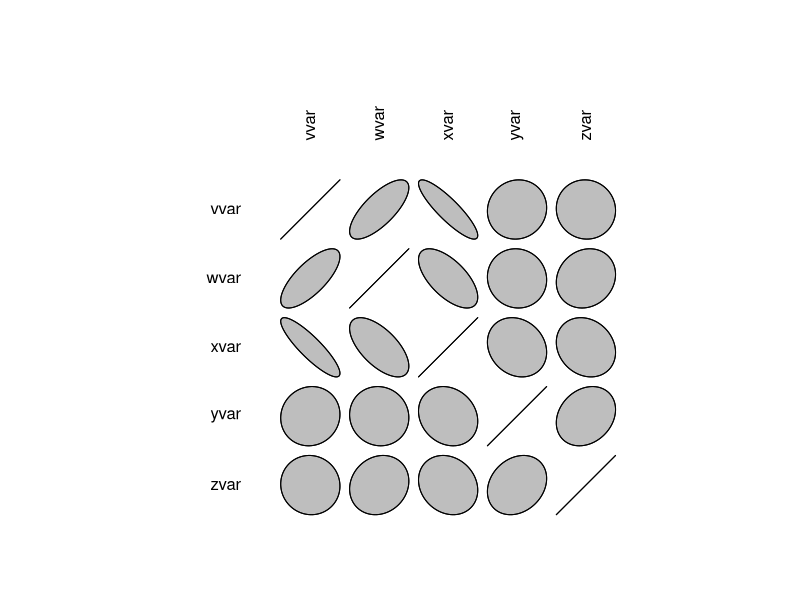
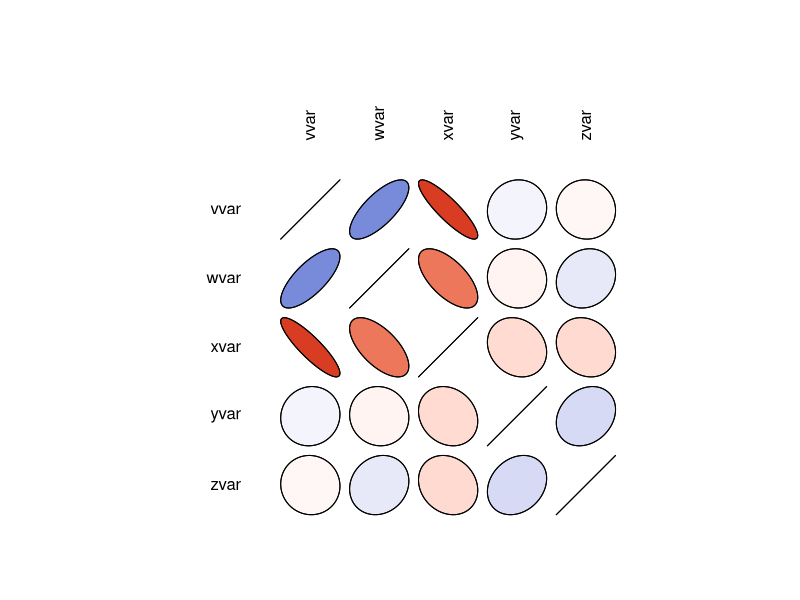

Generate these figures, in order, with R: (Note: this script raises an error after producing the figures.)
#functions we will use
#cor
#plotcorr
#corrplot

#产出数据
set.seed(1026)
vvar <- 1:20 + rnorm(20,sd=3)
wvar <- 1:20 + rnorm(20,sd=5)
xvar <- 20:1 + rnorm(20,sd=3)
yvar <- (1:20)/2 + rnorm(20, sd=10)
zvar <- rnorm(20, sd=6)
data <- data.frame(vvar,wvar,xvar,yvar,zvar)


library(ellipse)
#table
ctab <- cor(data)

#graphing, but grey-white
plotcorr(ctab)

#graphing, and data-value <-> color
round(ctab,2)
#vvar  wvar  xvar  yvar  zvar
#vvar  1.00  0.74 -0.88  0.06 -0.03
#wvar  0.74  1.00 -0.64 -0.05  0.13
#xvar -0.88 -0.64  1.00 -0.17 -0.17
#yvar  0.06 -0.05 -0.17  1.00  0.22
#zvar -0.03  0.13 -0.17  0.22  1.00

#red->blue gradient
colorfun <- colorRamp(c("#CC0000","white","#3366CC"), space="Lab")
#value: (0,1); color:(red,blue)
plotcorr(ctab, col=rgb(colorfun((ctab+1)/2), maxColorValue=255))

#corrplot
par (ask=FALSE)
for (i in c("circle", "square", "ellipse", "number", "shade", "color", "pie")){
  corrplot(ctab,method=i,title=paste("method:",i,sep=""))
  Sys.sleep(2)
}

cor.mtest <- function(mat, conf.level = 0.95){
  mat <- as.matrix(mat)
  n <- ncol(mat)
  p.mat <- lowCI.mat <- uppCI.mat <- matrix(NA, n, n)
  diag(p.mat) <- 0
  diag(lowCI.mat) <- diag(uppCI.mat) <- 1
  for(i in 1:(n-1)){
    for(j in (i+1):n){
      tmp <- cor.test(mat[,i], mat[,j], conf.level = conf.level)
      p.mat[i,j] <- p.mat[j,i] <- tmp$p.value
      lowCI.mat[i,j] <- lowCI.mat[j,i] <- tmp$conf.int[1]
      uppCI.mat[i,j] <- uppCI.mat[j,i] <- tmp$conf.int[2]
    }
  }
  return(list(p.mat, lowCI.mat, uppCI.mat))
}
res1<-cor.mtest(ctab,0.95)
corrplot(ctab, p.mat = res1[[1]], sig.level=0.2,order="hclust",addrect=3,cl.length=5,cl.align.text="l",tl.col="black",tl.srt=45,bg="#fcfcfc",addCoef.col="black",tl.srt=45,method="ellipse",)
